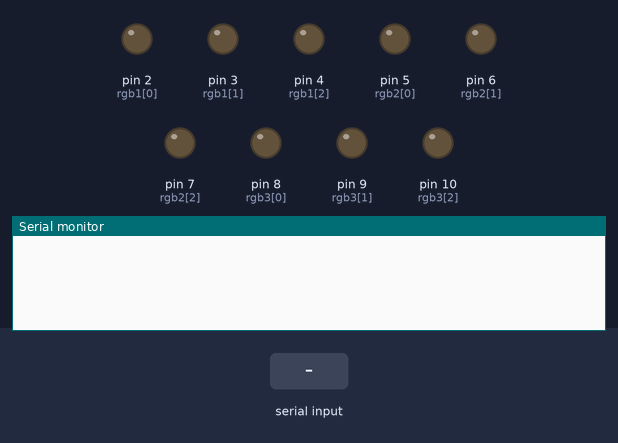
This sketch was run on a simulated Arduino Uno, built with avr-gcc and run on an emulated ATmega328P. Parts: output pins drawn as LEDs (lit = HIGH), the last lines printed to the serial monitor. Inputs (shaded band) come from the test bench.

Above: at 1.2 s.
1.3 s: "LED:\n" received over Serial
At 1.9 s:
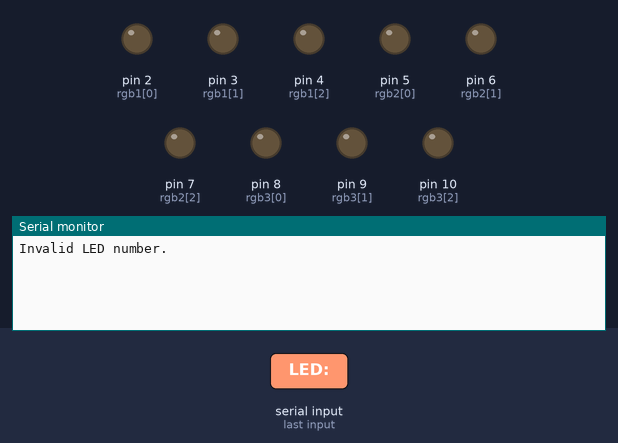
2.8 s: "#\n" received over Serial
At 4.1 s:
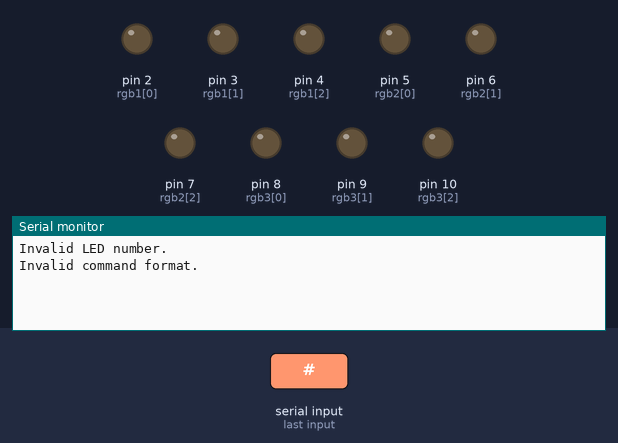

Measured:
- after the input at 1.3 s, the serial monitor: prints a new line at once (image 1)
- after the input at 2.8 s, the serial monitor: prints a new line at once (image 2)

The sketch:

led_control.ino
```cpp
#include <Wire.h>

// Define RGB LED pins
const int rgb1[] = {2, 3, 4};    // RGB pins for LED 1
const int rgb2[] = {5, 6, 7};  // RGB pins for LED 2
const int rgb3[] = {8, 9, 10};  // RGB pins for LED 3

void setup() {
  // Initialize RGB LED pins as OUTPUT
  for (int i = 0; i < 3; i++) {
    pinMode(rgb1[i], OUTPUT);
    pinMode(rgb2[i], OUTPUT);
    pinMode(rgb3[i], OUTPUT);
  }

  // Start serial communication
  Serial.begin(9600);
}

void loop() {
  // Check if data is available on the Serial Monitor
  if (Serial.available()) {
    // Read the input command
    String command = Serial.readStringUntil('\n');
    // Handle the command
    handleCommand(command);
  }
}

void handleCommand(String command) {
  // Check if the command starts with "LED:"
  if (command.startsWith("LED:")) {
    int ledNum = command.charAt(4) - '0'; // Extract the LED number
    String hexColor = command.substring(6); // Extract the hex color code

    // Remove the '#' if present in the hex color
    if (hexColor.charAt(0) == '#') {
      hexColor = hexColor.substring(1);
    }

    // Convert the hex color to RGB values
    int r = strtol(hexColor.substring(0, 2).c_str(), NULL, 16);
    int g = strtol(hexColor.substring(2, 4).c_str(), NULL, 16);
    int b = strtol(hexColor.substring(4, 6).c_str(), NULL, 16);

    // Set the color for the specified LED
    if (ledNum == 1) {
      setColor(rgb1, r, g, b);
    } else if (ledNum == 2) {
      setColor(rgb2, r, g, b);
    } else if (ledNum == 3) {
      setColor(rgb3, r, g, b);
    } else {
      Serial.println("Invalid LED number.");
    }
  } else {
    Serial.println("Invalid command format.");
  }
}

void setColor(const int led[], int r, int g, int b) {
  // Set the RGB values using PWM
  analogWrite(led[0], r);
  analogWrite(led[1], g);
  analogWrite(led[2], b);
}
```
